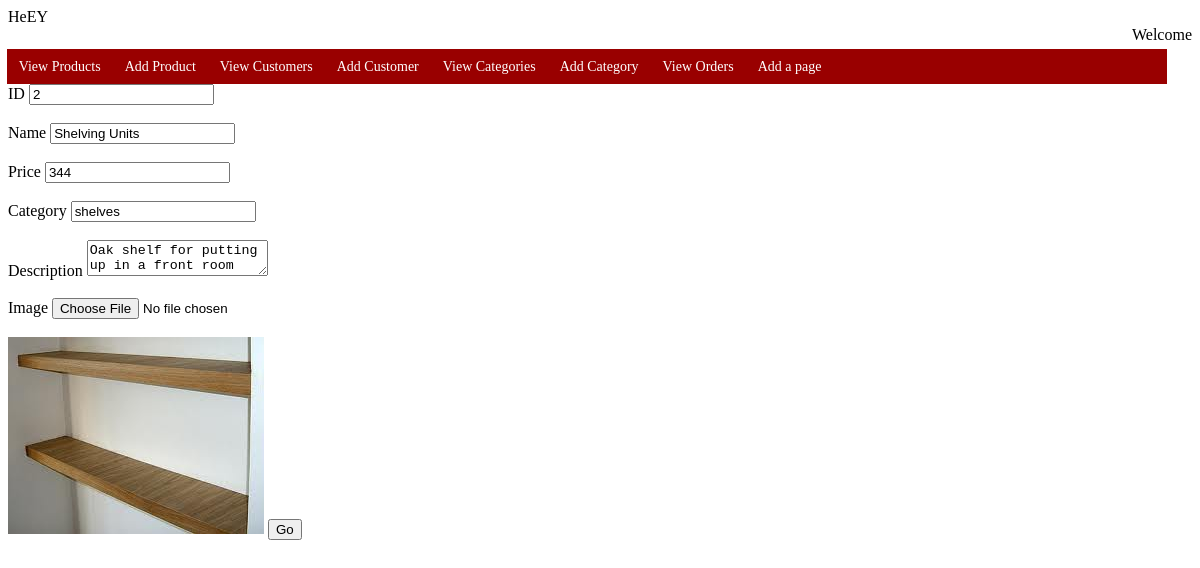
Screenshot of /pages/update.php?productid=2 with the database file from the repository.
### tables this page shows
CREATE TABLE IF NOT EXISTS `products` (
  `productid` int(11) NOT NULL AUTO_INCREMENT,
  `name` varchar(45) NOT NULL,
  `price` float NOT NULL,
  `category` varchar(45) DEFAULT NULL,
  `description` text,
  `image` varchar(100) DEFAULT NULL,
  PRIMARY KEY (`productid`)
);

### pages/update.php (the view, shortened to what this page needs)
<?php
include "components/headercms.php";
$id = $_GET['productid'];
	?>
<?php
$query = "SELECT * FROM products WHERE productid = '$id'";
$select = mysql_query($query) or die(mysql_error());
$result = mysql_fetch_assoc($select);
	$name = $result['name'];
	$price = $result['price'];
	$category = $result['category'];
	$description = $result['description'];
	$image = $result['image'];
?>
<form method="post" enctype="multipart/form-data">
    <label>ID</label>
    <input type="text" name="productid" value="<?php echo $id; ?>" /><br /><br />
    <label>Name</label>
    <input type="text" name="name" value="<?php echo $name; ?>" /><br /><br />
	<label>Price</label>
    <input type="text" name="price" value="<?php echo $price; ?>" /><br /><br />
    <label>Category</label>
    <input type="text" name="category" value="<?php echo $category; ?>" /><br /><br />
     <label>Description</label>
    <textarea name="description"><?php echo $description; ?></textarea><br /><br />
    <label>Image</label>
    <input type="file" name="image" /><br /><br />
 	<img src="../assets/products/<?php echo $image; ?>" alt="Product Thumbnail" />
	<input type="submit" name="go" value="Go" />
</form>

### rows the page displays
products: name "Shelving Units", price "344", category "shelves", description "Oak shelf for putting up in a front room", image (picture)
